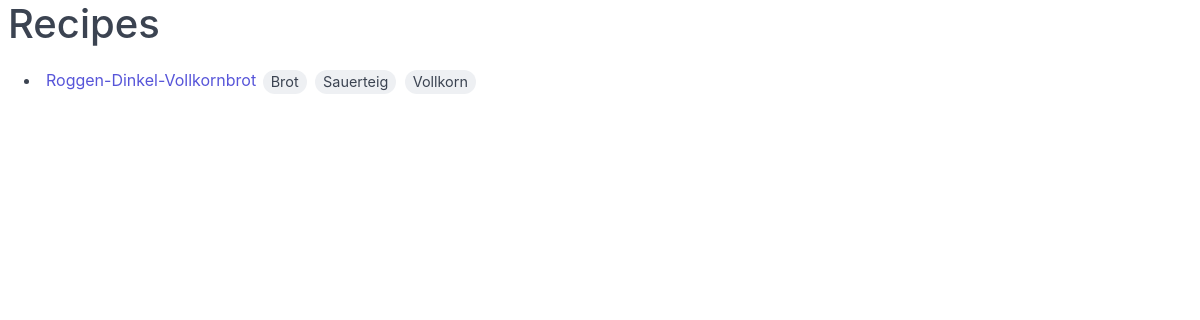
Before: / with the older database file.
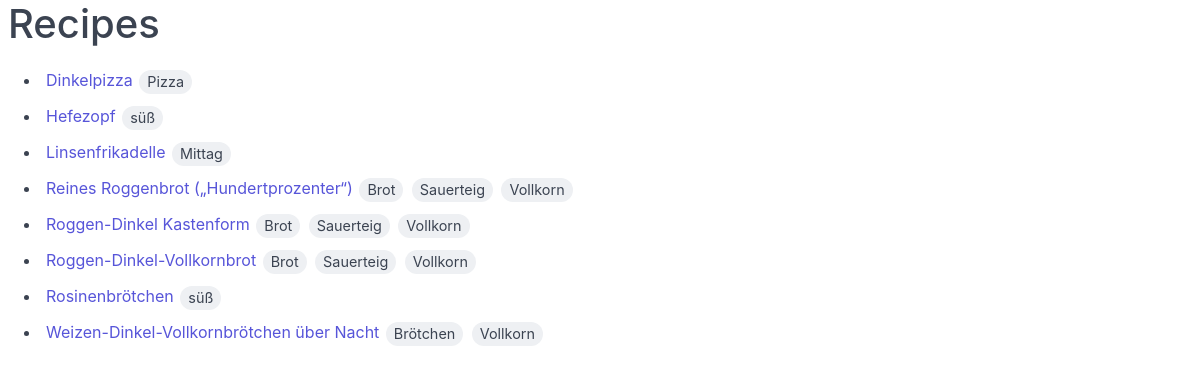
After: the same page with the newer database file.
### recipe/models.py (models this page shows, shortened)
class Recipe(models.Model):
    name = models.CharField(max_length=80)
    tags = models.ManyToManyField(Tag, related_name='recipes')
    ingredients = models.ManyToManyField(Ingredient, through=RecipeIngredient)
    notes = models.TextField(null=True, blank=True)

class Tag(models.Model):
    name = models.CharField(max_length=30)
    def __str__(self) -> str:
        return self.name

### recipe/views.py (the view)
# urls.py: path('', views.list_recipes, name='list_recipes'),
def list_recipes(request):
    return render(request, 'recipe/index.html', {
        'recipes': Recipe.objects.order_by('name').prefetch_related(
            Prefetch('tags', Tag.objects.order_by('name'))
        ),
    })

### recipe/templates/recipe/index.html (shortened to what this page needs)
{% extends 'recipe/base.html' %}
{% block body %}
  <h1>
    Recipes
  </h1>
  <ul>
    {% for recipe in recipes %}
      <li>
        <a href="{% url 'recipe:view_recipe' recipe.pk %}">{{ recipe.name }}</a>
        {% for tag in recipe.tags.all %}
          <span class="chip">{{ tag }}</span>
        {% endfor %}
      </li>
    {% endfor %}
  </ul>
{% endblock body %}

### recipe/templates/recipe/base.html (shortened to what this page needs)
{% load static %}<!doctype html>
<html lang="en">
  <head>
    <link rel="stylesheet" href="{% static 'recipe/css/spectre.min.css' %}"
          type="text/css" />
  </head>
  <body>
    <div class="container">
      {% block body %}{% endblock body %}
    </div>
  </body>
</html>

Changed rows visible on the page:
added Recipe: name "Dinkelpizza"
added Tag: name "Pizza", shown under "Dinkelpizza"
added Recipe: name "Hefezopf"
added Tag: name "süß"
added Recipe: name "Linsenfrikadelle"
added Tag: name "Mittag", shown under "Linsenfrikadelle"
added Recipe: name "Reines Roggenbrot („Hundertprozenter“)", Tag (name "Brot"), Tag (name "Sauerteig"), Tag (name "Vollkorn")
added Recipe: name "Roggen-Dinkel Kastenform", Tag (name "Brot"), Tag (name "Sauerteig"), Tag (name "Vollkorn")
added Recipe: name "Rosinenbrötchen"
added Recipe: name "Weizen-Dinkel-Vollkornbrötchen über Nacht", Tag (name "Vollkorn")
added Tag: name "Brötchen", shown under "Weizen-Dinkel-Vollkornbrötchen über Nacht"
